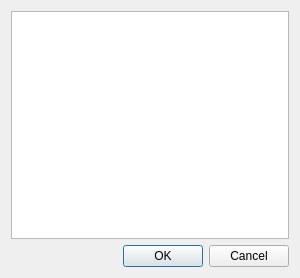
<?xml version="1.0" encoding="UTF-8"?>
<ui version="4.0">
 <class>OpenListDialog</class>
 <widget class="QDialog" name="OpenListDialog">
  <property name="geometry">
   <rect>
    <x>0</x>
    <y>0</y>
    <width>300</width>
    <height>278</height>
   </rect>
  </property>
  <property name="windowTitle">
   <string>Open Menu</string>
  </property>
  <layout class="QVBoxLayout" name="verticalLayout">
   <item>
    <widget class="QListWidget" name="pListWidget">
     <property name="editTriggers">
      <set>QAbstractItemView::NoEditTriggers</set>
     </property>
     <property name="uniformItemSizes">
      <bool>true</bool>
     </property>
     <property name="sortingEnabled">
      <bool>true</bool>
     </property>
    </widget>
   </item>
   <item>
    <widget class="QDialogButtonBox" name="pButtonBox">
     <property name="standardButtons">
      <set>QDialogButtonBox::Cancel|QDialogButtonBox::Ok</set>
     </property>
    </widget>
   </item>
  </layout>
 </widget>
 <layoutdefault spacing="6" margin="11"/>
 <resources/>
 <connections/>
</ui>
